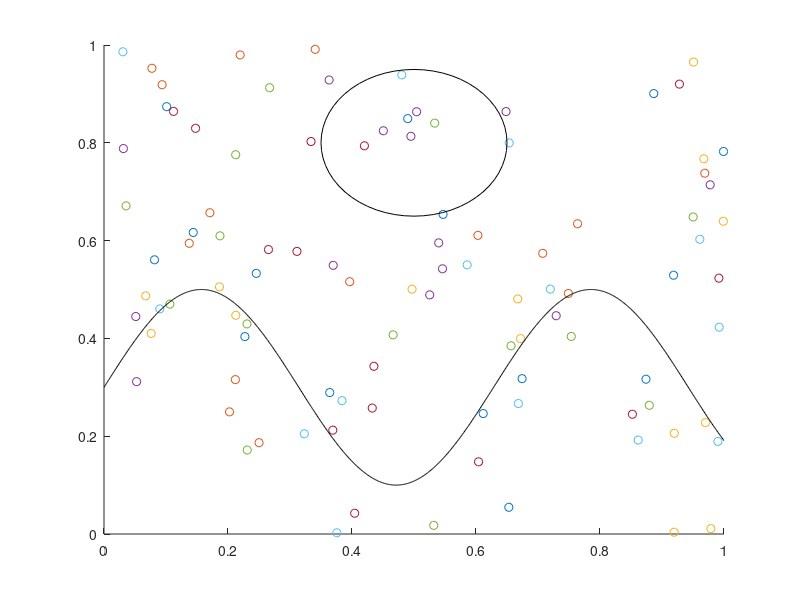

MATLAB code for this plot: (Note: this script raises an error after producing the figure.)
clc;
clear;
close all;

x = rand(100,1);
y = rand(100,1);
data0 = [x y];%% data
[a b]=size(data0);
d=zeros(a,1);
f1=1;
f2=1;

for i = 1:a
    if y(i) < 0.2 * sin(10 * x(i)) + 0.3 || (y(i) - 0.8)^2 + (x(i) - 0.5)^2 < 0.15^2
        d(i,1) = 1;
        data1(f1,:)=[x(i) y(i)];%% data 1
        f1=f1+1;
    else
        d(i,1) = -1;
        data2(f2,:)=[x(i) y(i)];%% data 2
        f2=f2+1;
    end
end
for i = 1:a
    if d(i,1) == 1
        scatter(data0(i,1),data0(i,2),'g*');
        axis([0,1,0,1]);
        hold on;
    else
      scatter(data0(i,1),data0(i,2),'r+');
      axis([0,1,0,1]);
      hold on;
    end
end

%%boundary
n = 0:0.001:1;
y1 = 0.2 * sin(10 * n) + 0.3;
plot(n,y1,'k');
axis([0,1,0,1]);
hold on;
rectangle('Position',[0.35,0.65,0.3,0.3],'Curvature',[1,1]);
hold on

%%% k_means
%k_means(data1,10) ;  
   [u1 re]=KMeans(data1,2); 
   [u2 re]=KMeans(data2,2); 
 
% % ??????????

hold on;

 
scatter(u1(:,1),u1(:,2),'ro'); 
hold on;
scatter(u2(:,1),u2(:,2),'bo');   
hold on;

p=0;q=0;
for i=1:2
    if isnan(u1(i,1))~=1
       p=p+1;
       c1(p,:)=u1(i,:);
    end
    if isnan(u2(i,1))~=1
       q=q+1;
       c2(q,:)=u2(i,:);
    end
 
end


%% g(x)
c=[c1;c2];
w=rand(p+q,1)-0.5;
theta=rand(100,1)-0.5;


eta=0.05;
gx=zeros(100,1);
epoch=1;
errors=zeros(epoch,1);
lamda=0.000001;
while epoch<200
    errors(epoch)=0;
for ii=1:100
    for i=1:p+q
    gx(ii)=w(i)*exp(-(norm(data0(ii,:)-c(i,:)))^2*lamda)+gx(ii);
    end
    gx(ii)=gx(ii)+theta(ii);
    if gx(ii)>=0
        gx(ii)=1;
    else
        gx(ii)=-1;
    end
   
    if d(ii)~=gx(ii)
        errors(epoch)=errors(epoch)+1;
    end
end

for ii=1:100
  w=w+eta*exp(-(norm(data0(ii,:)-c(i,:)))^2*lamda)*(d(ii)-gx(ii));
  theta(ii)=theta(ii)+(d(ii)-gx(ii))*eta;
end


epoch=1+epoch;
end

%%PTA
figure;
xx=1:epoch-1;
plot(xx,errors);

%%contour
figure
scatter(c1(:,1),c1(:,2),'ro'); 
hold on;
scatter(c2(:,1),c2(:,2),'bo'); 
hold on;


%%%%%%%%%%%%
%contour(c1(:,1),c1(:,2),c1);
gridSize = 8;
u = linspace(0, 1, gridSize);
v = linspace(0, 1, gridSize);
scores1 = zeros(length(u), length(v));
scores2 = zeros(length(u), length(v));
pp = zeros(length(u), length(v));

 for iii=1:100
            if d(iii)==1
                a=ceil(data0(iii,1)*gridSize);
                b=ceil(data0(iii,2)*gridSize);
                scores1(a,b)=scores1(a,b)+1;
            elseif d(iii)==-1
                a=ceil(data0(iii,1)*gridSize);
                b=ceil(data0(iii,2)*gridSize);
                scores2(a,b)=scores2(a,b)+1;
            end
end
for (i = 1 : length(u))
    for j = 1 : length(v)
       
        if (scores1(i, j) == scores2(i, j))
            p(i,j) = 1.5;
        elseif (scores1(i, j) > scores2(i, j))
            p(i, j) = 1;
        else 
            p(i, j) = 2;
        end
    end
        
end
        
    
hold on;

[c, h] = contour(u, v, p',[1.5 1.5]);

hold on;
for i = 1:100
    if d(i,1) == 1
        scatter(data0(i,1),data0(i,2),'g*');
        axis([0,1,0,1]);
        hold on;
    else
      scatter(data0(i,1),data0(i,2),'r+');
      axis([0,1,0,1]);
      hold on;
    end
end


